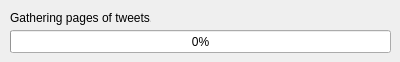
<?xml version="1.0" encoding="UTF-8"?>
<ui version="4.0">
 <class>Dialog</class>
 <widget class="QDialog" name="Dialog">
  <property name="geometry">
   <rect>
    <x>0</x>
    <y>0</y>
    <width>400</width>
    <height>62</height>
   </rect>
  </property>
  <property name="windowTitle">
   <string>Dialog</string>
  </property>
  <widget class="QLabel" name="label">
   <property name="geometry">
    <rect>
     <x>10</x>
     <y>10</y>
     <width>141</width>
     <height>16</height>
    </rect>
   </property>
   <property name="text">
    <string>Gathering pages of tweets...</string>
   </property>
  </widget>
  <widget class="QProgressBar" name="progressBar">
   <property name="geometry">
    <rect>
     <x>10</x>
     <y>30</y>
     <width>381</width>
     <height>23</height>
    </rect>
   </property>
   <property name="value">
    <number>0</number>
   </property>
  </widget>
 </widget>
 <resources/>
 <connections/>
</ui>
